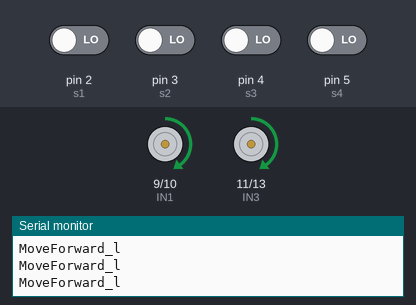
Simulated run of this sketch. Board: Arduino Uno, built with avr-gcc and run on an emulated ATmega328P. Parts: motor-driver pin pairs drawn as motors (green arrow = first pin HIGH = forward, orange = second pin HIGH = backward, longer = more drive), the last lines printed to the serial monitor. The inputs (shaded band) are chosen by the test bench; at power-on: pin 2 (s1), pin 3 (s2), pin 4 (s3), pin 5 (s4) LOW.

Above: at 1.2 s.
1.3 s: pin 2 (s1) driven HIGH
At 2.5 s:
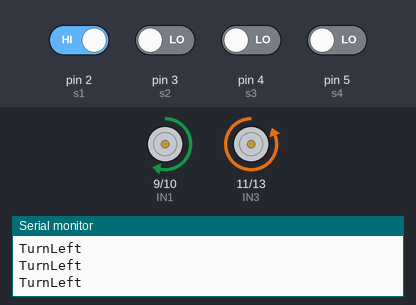
2.8 s: pin 3 (s2) driven HIGH
At 3.8 s:
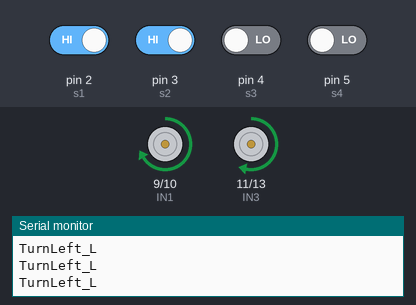
4.3 s: pin 4 (s3) driven HIGH
At 4.8 s:
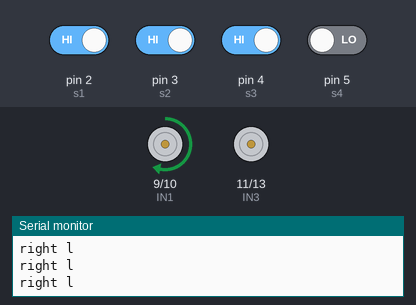
5.8 s: pin 2 (s1) driven LOW
At 6.7 s:
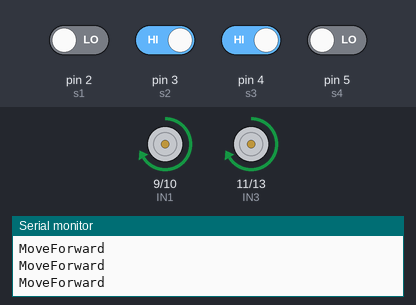
7.3 s: pin 5 (s4) driven HIGH
At 7.7 s:
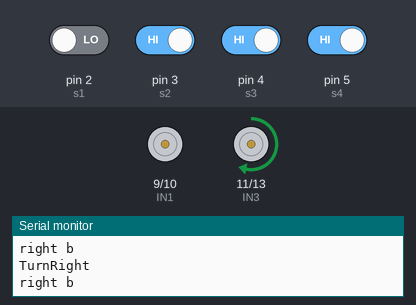
8.8 s: pin 3 (s2) driven LOW
At 9.1 s:
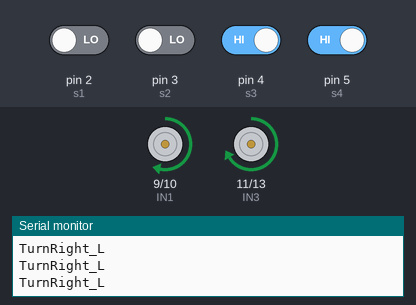
Timing chart, 0 to 11.3 s (numbered marks = the images above; inputs shaded):
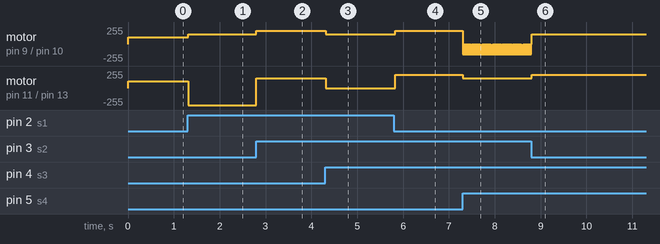

The sketch:

robot_line.ino
```cpp
//Sensor
int s1 = 2; //Sensor1 ==> Pin2
int s2 = 3; //Sensor2 ==> Pin3
int s3 = 4; //Sensor3 ==> Pin4
int s4 = 5; //Sensor4 ==> Pin5
boolean sens1, sens2, sens3, sens4; // Variables for Sensor

/*
  // Motor & L298
  //Channel A
  int IN1 = 7; // IN1 ==> Pin7
  int IN2 = 8; // IN2 ==> Pin8
  int ENA = 9; // Enable A ==> Pin9

  //Channel B
  int IN3 = 13; // IN3 ==> 13
  int IN4 = 12; // IN4 ==> 12
  int ENB = 11; // Enable B ==> Pin11

  int MotorSpeedA = 0;
  int MotorSpeedB = 0;
*/

//Channel A
int IN1 = 9; // IN1 ==> Pin7
int IN2 = 10; // IN2 ==> Pin8

//Channel B
int IN3 = 11; // IN3 ==> 13
int IN4 = 13; // IN4 ==> 12

int MotorSpeedA = 0;
int MotorSpeedB = 0;

void setup() {
  //Activate Serial Monitor
  Serial.begin(9600);

  //Sensor Setting
  pinMode(s1, INPUT);
  pinMode(s2, INPUT);
  pinMode(s3, INPUT);
  pinMode(s4, INPUT);
  /*
    //L298 Setting
    //Channel A  Motor in Right Side
    pinMode(IN1, OUTPUT);
    pinMode(IN2, OUTPUT);
    //Channel B  Motor in Left Side
    pinMode(IN3, OUTPUT);
    pinMode(IN4, OUTPUT);
  */

}

bool r;
bool l;

void loop() {

  SensorDigitalRead();

  //if You Want to Show Sensor Result
  //SensorPrint();


  //Move forward ==> Sensor1 and Sensor2 are in Black line
  //Sensors in White line ==> 0 Value
  //Sensors in Black line ==> 1 Value

  if ( sens3 && !sens2) {
    TurnRight_L();
    Serial.println("TurnRight_L");
  }
  else if ( !sens3 && sens2) {
    TurnLeft_L();
    Serial.println("TurnLeft_L");
  }
  //Robot Turn a little ro Right
  else if ( sens4 && !sens1) {
    TurnRight();
    Serial.println("TurnRight");
    r = 1;
  }

  //Robot Turn a little ro Left
  else if ( !sens4 && sens1 ) {
    Serial.println("TurnLeft");
    TurnLeft();
    l = 1;
  }

  else if ( sens2 && sens3) {
    Serial.println("MoveForward");
    MoveForward();
  }

  else if ( !sens1 && !sens2 && !sens3 && !sens4) {
    MoveForward_l();
    Serial.println("MoveForward_l");
  }
  else if ( !sens1 && !sens2 && !sens3 && !sens4) {
    MoveForward_l();
    Serial.println("MoveForward_l");
  }
  else if (sens3 && sens4) {
    Sharp_left();
    Serial.println("sharp left");
  }
  else if (sens1 && sens2) {
    Sharp_right();
    Serial.println("sharp right");
  }
  while ( sens1 && sens2 && sens3 && !sens4) {
    TurnLeft_b();
    SensorDigitalRead();
    Serial.println("right l");
  }

  if ( !sens1 && sens2 && sens3 && sens4) {
    TurnRight_b();
    SensorDigitalRead();
    Serial.println("right b");
  }

  if ( sens1 && sens2 && sens3 && sens4 && r == 1) {
    TurnRight();
    SensorDigitalRead();
    Serial.println("while l");
  }

  r = 0 ;
  while ( sens1 && sens2 && sens3 && sens4 && l == 1) {
    TurnLeft();
    SensorDigitalRead();
    Serial.println("while r");
  }
  l = 0 ;

  /* else if ( (sens2 || sens3) &&  !sens1 && !sens4) {
     MoveBackWard();
    }

    //MoveBack When all sensor in White Area
    else if ( !sens1 && !sens2 && !sens3 && !sens4) {
     analogWrite(ENA, 0);
     analogWrite(ENB, 0);
     MoveBackWard();
    }*/
}


// Read Value From All Sensor
int SensorDigitalRead() {
  sens1 = digitalRead(s1);
  sens2 = digitalRead(s2);
  sens3 = digitalRead(s3);
  sens4 = digitalRead(s4);
  return sens1, sens2, sens3, sens4;
}

// Print Sensors Value on Screen
void SensorPrint() {
  Serial.print("S1= ");
  Serial.print(sens1);
  Serial.print(" S2= ");
  Serial.print(sens2);
  Serial.print(" S3= ");
  Serial.print(sens3);
  Serial.print(" S4= ");
  Serial.print(sens4);
  Serial.println();

  delay(200);
}

//Function for Moving Forward
void MoveForward() {
  MotorSpeedA = 200;
  MotorSpeedB = 200;

  analogWrite(IN1, MotorSpeedA);
  analogWrite(IN2, 0);

  analogWrite(IN3, MotorSpeedB);
  analogWrite(IN4, 0);
  /*
    MotorSpeedA = 200;
    MotorSpeedB = 200;
    digitalWrite(IN1, HIGH);
    digitalWrite(IN2, LOW);

    digitalWrite(IN3, HIGH);
    digitalWrite(IN4, LOW);

    analogWrite(ENA, MotorSpeedA);
    analogWrite(ENB, MotorSpeedB);
  */
}

void MoveForward_l() {
  MotorSpeedA = 100;
  MotorSpeedB = 100;

  analogWrite(IN1, MotorSpeedA);
  analogWrite(IN2, 0);

  analogWrite(IN3, MotorSpeedB);
  analogWrite(IN4, 0);
  /*
    MotorSpeedA = 100;
    MotorSpeedB = 100;
    digitalWrite(IN1, HIGH);
    digitalWrite(IN2, LOW);

    digitalWrite(IN3, HIGH);
    digitalWrite(IN4, LOW);

    analogWrite(ENA, MotorSpeedA);
    analogWrite(ENB, MotorSpeedB);
  */
}

//function for Moving BackWard
void MoveBackWard() {
  MotorSpeedA = 200;
  MotorSpeedB = 200;

  analogWrite(IN1, 0);
  analogWrite(IN2, MotorSpeedA);

  analogWrite(IN3, 0);
  analogWrite(IN4, MotorSpeedB);

  /*
    MotorSpeedA =  150;
    MotorSpeedB = 150;
    digitalWrite(IN1, LOW);
    digitalWrite(IN2, HIGH);

    digitalWrite(IN3, LOW);
    digitalWrite(IN4, HIGH);

    analogWrite(ENA, MotorSpeedA);
    analogWrite(ENB, MotorSpeedB);
  */
}

// Function for Turning Robot to left
void TurnLeft() {
  MotorSpeedA = 150;
  MotorSpeedB = 150;

  analogWrite(IN1, MotorSpeedA);
  analogWrite(IN2, 0);

  analogWrite(IN3, 0);
  analogWrite(IN4, MotorSpeedB);
  /*
    digitalWrite(IN1, HIGH);
    digitalWrite(IN2, LOW);

    digitalWrite(IN3, LOW);
    digitalWrite(IN4, HIGH);

    MotorSpeedA = 150;
    MotorSpeedB = 150;

    analogWrite(ENA, MotorSpeedA);
    analogWrite(ENB, MotorSpeedB);
  */
}

// Function For Turning Robot to Right
void TurnRight() {
  MotorSpeedA = 150;
  MotorSpeedB = 150;

  analogWrite(IN1, 0);
  analogWrite(IN2, MotorSpeedA);

  analogWrite(IN3, MotorSpeedB);
  analogWrite(IN4, 0);

  /*
    digitalWrite(IN1, HIGH);
    digitalWrite(IN2, LOW);

    digitalWrite(IN3, HIGH);
    digitalWrite(IN4, LOW);

    MotorSpeedA = 150;
    MotorSpeedB = 150;

    analogWrite(ENA, MotorSpeedA);
    analogWrite(ENB, MotorSpeedB);
  */
}

// Function for Turning Robot to left
void TurnLeft_L() {
  MotorSpeedA = 200;
  MotorSpeedB = 150;

  analogWrite(IN1, MotorSpeedA);
  analogWrite(IN2, 0);

  analogWrite(IN3, MotorSpeedB);
  analogWrite(IN4, 0);

  /*
    digitalWrite(IN1, HIGH);
    digitalWrite(IN2, LOW);

    digitalWrite(IN3, HIGH);
    digitalWrite(IN4, LOW);

    MotorSpeedA = 150;
    MotorSpeedB = 150;

    analogWrite(ENA, MotorSpeedA);
    analogWrite(ENB, MotorSpeedB);
  */
}

// Function For Turning Robot to Right
void TurnRight_L() {
  MotorSpeedA = 150;
  MotorSpeedB = 200;

  analogWrite(IN1, MotorSpeedA);
  analogWrite(IN2, 0);

  analogWrite(IN3, MotorSpeedB);
  analogWrite(IN4, 0);

  /*
    digitalWrite(IN1, HIGH);
    digitalWrite(IN2, LOW);

    digitalWrite(IN3, HIGH);
    digitalWrite(IN4, LOW);

    MotorSpeedA = 150;
    MotorSpeedB = 150;

    analogWrite(ENA, MotorSpeedA);
    analogWrite(ENB, MotorSpeedB);
  */
}
void Sharp_left() {
  MotorSpeedA = 200;
  MotorSpeedB = 0;

  analogWrite(IN1, MotorSpeedA);
  analogWrite(IN2, 0);

  analogWrite(IN3, 0);
  analogWrite(IN4, MotorSpeedB);
  /*
    digitalWrite(IN1, HIGH);
    digitalWrite(IN2, LOW);

    digitalWrite(IN3, LOW);
    digitalWrite(IN4, HIGH);

    MotorSpeedA = 150;
    MotorSpeedB = 150;

    analogWrite(ENA, MotorSpeedA);
    analogWrite(ENB, MotorSpeedB);
  */
}

void Sharp_right() {
  MotorSpeedA = 0;
  MotorSpeedB = 200;

  analogWrite(IN1, MotorSpeedA);
  analogWrite(IN2, 0);

  analogWrite(IN3, 0);
  analogWrite(IN4, MotorSpeedB);
  /*
    digitalWrite(IN1, HIGH);
    digitalWrite(IN2, LOW);

    digitalWrite(IN3, LOW);
    digitalWrite(IN4, HIGH);

    MotorSpeedA = 150;
    MotorSpeedB = 150;

    analogWrite(ENA, MotorSpeedA);
    analogWrite(ENB, MotorSpeedB);
  */
}

// Function for Turning Robot to left
void TurnLeft_b() {
  MotorSpeedA = 150;
  MotorSpeedB = 0;

  analogWrite(IN1, MotorSpeedA);
  analogWrite(IN2, 0);

  analogWrite(IN3, 0);
  analogWrite(IN4, MotorSpeedB);
  /*
    digitalWrite(IN1, HIGH);
    digitalWrite(IN2, LOW);

    digitalWrite(IN3, LOW);
    digitalWrite(IN4, HIGH);

    MotorSpeedA = 150;
    MotorSpeedB = 150;

    analogWrite(ENA, MotorSpeedA);
    analogWrite(ENB, MotorSpeedB);
  */
}

// Function For Turning Robot to Right
void TurnRight_b() {
  MotorSpeedA = 0;
  MotorSpeedB = 150;

  analogWrite(IN1, 0);
  analogWrite(IN2, MotorSpeedA);

  analogWrite(IN3, MotorSpeedB);
  analogWrite(IN4, 0);

  /*
    digitalWrite(IN1, HIGH);
    digitalWrite(IN2, LOW);

    digitalWrite(IN3, HIGH);
    digitalWrite(IN4, LOW);

    MotorSpeedA = 150;
    MotorSpeedB = 150;

    analogWrite(ENA, MotorSpeedA);
    analogWrite(ENB, MotorSpeedB);
  */
}
```

Measured:
- after the input at 1.3 s, motor on pin 9 (IN1) / pin 10 (IN2): forward 100/255 → forward 150/255 at once; motor on pin 11 (IN3) / pin 13 (IN4): forward 100/255 → backward 255/255 at once
- after the input at 2.8 s, motor on pin 9 (IN1) / pin 10 (IN2): forward 150/255 → forward 200/255 at once; motor on pin 11 (IN3) / pin 13 (IN4): backward 255/255 → forward 150/255 at once
- after the input at 4.3 s, motor on pin 9 (IN1) / pin 10 (IN2): forward 200/255 → forward 150/255 at once; motor on pin 11 (IN3) / pin 13 (IN4): forward 150/255 → stopped at once
- after the input at 5.8 s, motor on pin 9 (IN1) / pin 10 (IN2): forward 150/255 → forward 200/255 at once; motor on pin 11 (IN3) / pin 13 (IN4): stopped → forward 200/255 at once
- after the input at 7.3 s, motor on pin 9 (IN1) / pin 10 (IN2): alternates backward 150/255 for 0.01 s and stopped for 0.01 s, starting at once; motor on pin 11 (IN3) / pin 13 (IN4): forward 200/255 → forward 150/255 at once
- after the input at 8.8 s, motor on pin 11 (IN3) / pin 13 (IN4): forward 150/255 → forward 200/255 at once
